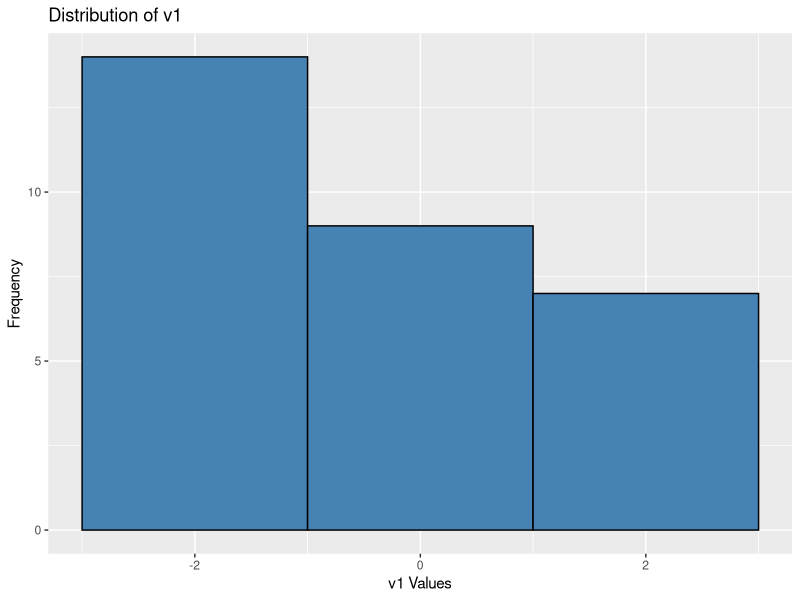
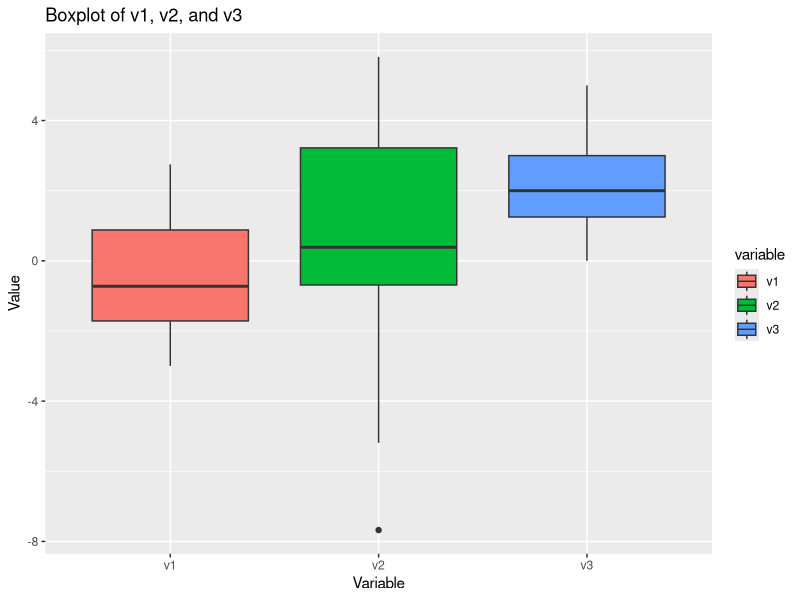
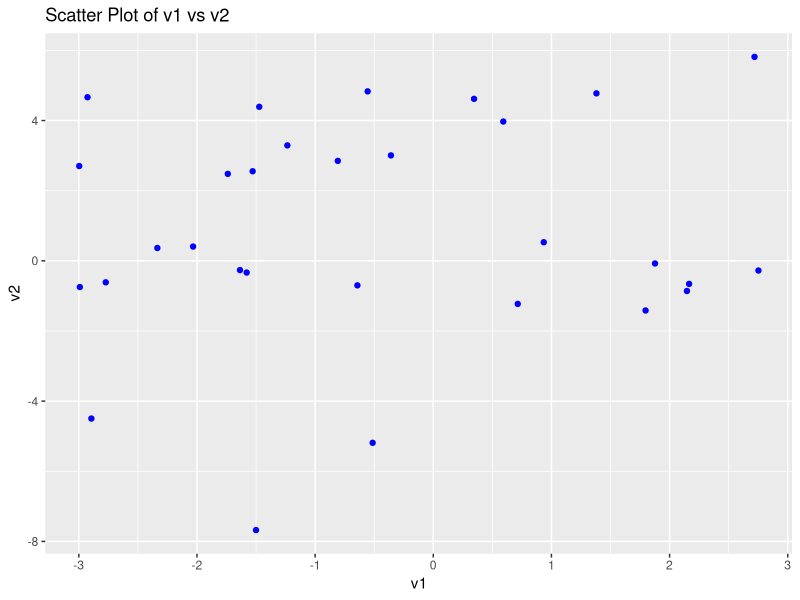
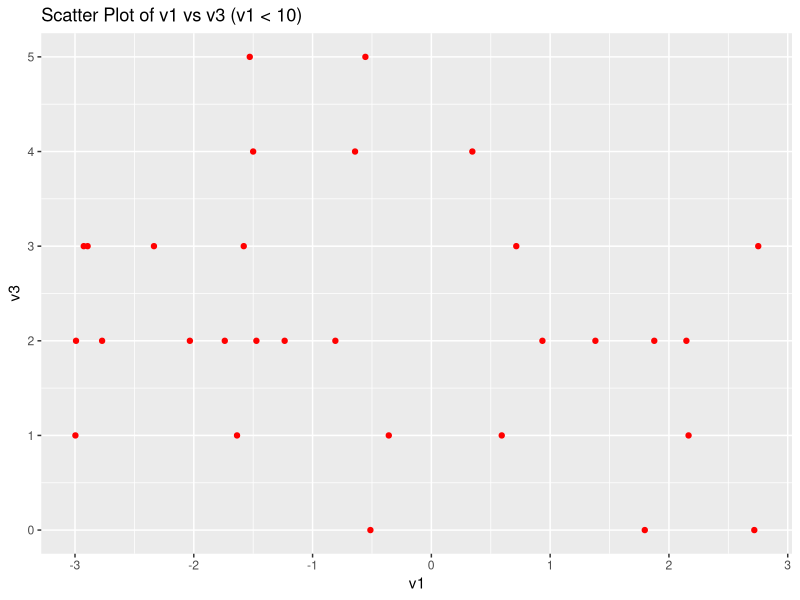

R code for these plots, in order:
#! Assignment 1 - Data Analysis & Visualization in R
#! Author: Nargiza Matmusaeva
#! Due Date: February 27, 2024

# Function to Install and Load Required Packages, install them if they are missing
install_if_missing <- function(packages) {
    new_packages <- packages[!(packages %in% installed.packages()[,"Package"])]
    if (length(new_packages)) install.packages(new_packages, dependencies = TRUE)
    invisible(lapply(packages, library, character.only = TRUE))
}

# Define required packages
required_packages <- c("readr", "ggplot2", "tidyr", "dplyr")

# Install and Load required packages
install_if_missing(required_packages)

# Import required libraries
library(readr)
library(ggplot2)
library(tidyr)
library(dplyr)

# Import the dataset
cat("\nLoading dataset: assignment1_vectors.csv...\n")
df <- read_csv("assignment1_vectors.csv")

# Confirm Data Import and print the head data validation
cat("Data successfully loaded!\n\n")
cat("First 5 rows of the dataset:\n")
print(head(df))

# Count Observations & Variables
num_observations <- nrow(df)
num_variables <- ncol(df)

cat("\nNumber of observations:", num_observations, "\n")
cat("Number of variables:", num_variables, "\n")

# Compute Averages of Each Variable
averages <- colMeans(df, na.rm = TRUE)
cat("\nAverages of each variable:\n")
print(averages)

# Compute Min & Max Values for Each Variable
min_values <- apply(df, 2, min, na.rm = TRUE)
max_values <- apply(df, 2, max, na.rm = TRUE)

cat("\nMinimum values of each variable:\n")
print(min_values)
cat("\nMaximum values of each variable:\n")
print(max_values)

# Create Subset Where v1 < 10
df_subset1 <- subset(df, v1 < 10)
cat("\nSubset where v1 < 10 (First 5 rows):\n")
print(head(df_subset1))

# Create Subset Where v1 < 10 and v2 > 5
df_subset2 <- subset(df, v1 < 10 & v2 > 5)
cat("\nSubset where v1 < 10 and v2 > 5 (First 5 rows):\n")
print(head(df_subset2))

# Data Processing Complete log
cat("\nData processing complete!\n")

#! VISUALIZATIONS

# Histogram of v1
cat("\nGenerating Histogram of v1...\n")
p1 <- ggplot(df, aes(x = v1)) +
    geom_histogram(binwidth = 2, fill = "steelblue", color = "black") +
    labs(title = "Distribution of v1", x = "v1 Values", y = "Frequency")
print(p1)

# Boxplot: v1, v2, and v3
cat("\n Generating Boxplot for Variables...\n")
df_long <- pivot_longer(df, cols = c(v1, v2, v3), names_to = "variable", values_to = "value")
p2 <- ggplot(df_long, aes(x = variable, y = value, fill = variable)) +
    geom_boxplot() +
    labs(title = "Boxplot of v1, v2, and v3", x = "Variable", y = "Value")
print(p2)

# Scatter Plot: v1 vs v2
cat("\n Generating Scatter Plot of v1 vs v2...\n")
p3 <- ggplot(df, aes(x = v1, y = v2)) +
    geom_point(color = "blue") +
    labs(title = "Scatter Plot of v1 vs v2", x = "v1", y = "v2")
print(p3)

# Scatter Plot: v1 vs v3 
cat("\n Generating Scatter Plot of v1 vs v3 (v1 < 10)...\n")
p4 <- ggplot(df_subset1, aes(x = v1, y = v3)) +
    geom_point(color = "red") +
    labs(title = "Scatter Plot of v1 vs v3 (v1 < 10)", x = "v1", y = "v3")
print(p4)

# End of Script
cat("\n🎯 Data processing & visualization complete!\n")